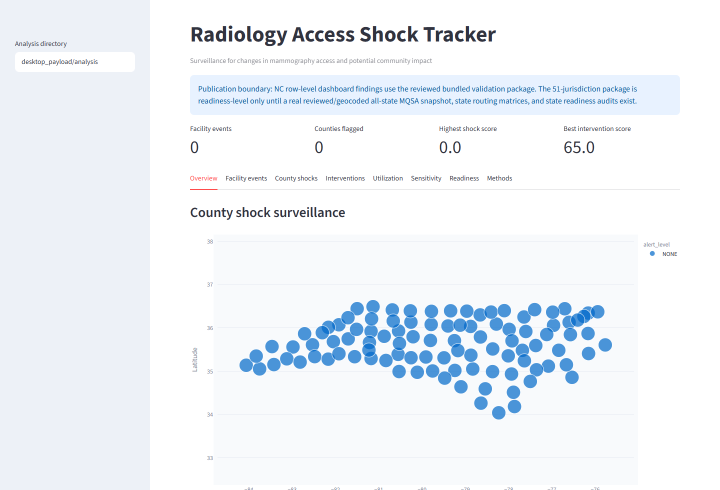
#> input picture docs/assets/github/dashboard-overview.png, 1440 x 980 px (shown at 1/2 size)
$ python build_github_readme_preview.py
#> lines starting #> are read from the running program, lines starting #| are printed output that depends on the picture
"""Build the short README animation from reviewed dashboard screenshots."""

from pathlib import Path

from PIL import Image, ImageDraw, ImageFont, ImageOps

ROOT = Path(__file__).resolve().parents[1]
ASSET_DIR = ROOT / "docs" / "assets" / "github"
OUTPUT_PATH = ASSET_DIR / "dashboard-walkthrough.gif"
FRAME_SIZE = (1200, 675)
FRAME_DURATION_MS = 3000
SCENES = (
    ("dashboard-overview.png", "Overview"),
    ("county-shocks.png", "County shocks"),
    ("interventions.png", "Intervention ranking"),
    ("readiness-audit.png", "Readiness audit"),
)


def _load_font() -> ImageFont.ImageFont | ImageFont.FreeTypeFont:
    return ImageFont.load_default(size=22)


def _captioned_frame(path: Path, caption: str) -> Image.Image:
#> called with caption = 'Overview'
    if not path.is_file():
        raise FileNotFoundError(f"Required reviewed screenshot is missing: {path}")

    with Image.open(path) as source:
#> source is the input picture: PIL image 1440x980 RGB; mean R, G, B 238.1, 243.1, 248.6
        contained = ImageOps.contain(
            source.convert("RGB"), FRAME_SIZE, method=Image.Resampling.LANCZOS
        )

    frame = Image.new("RGB", FRAME_SIZE, (245, 247, 250))
    offset = ((frame.width - contained.width) // 2, (frame.height - contained.height) // 2)
#> offset = (104, 0)
    frame.paste(contained, offset)

    draw = ImageDraw.Draw(frame)
    font = _load_font()
    padding = 12
    left, top, right, bottom = draw.textbbox((0, 0), caption, font=font)
#> left = 0; top = 7; right = 93; bottom = 22
    width = right - left
#> width = 93
    height = bottom - top
#> height = 15
    box = (padding, padding, padding + width + 2 * padding, padding + height + 2 * padding)
#> box = (12, 12, 129, 51)
    draw.rounded_rectangle(box, radius=6, fill=(19, 49, 88))
    draw.text((2 * padding, 2 * padding), caption, font=font, fill=(255, 255, 255))
    return frame


def build_preview() -> Path:
    frames = [_captioned_frame(ASSET_DIR / filename, caption) for filename, caption in SCENES]
#> call 2 of _captioned_frame, with caption = 'County shocks'
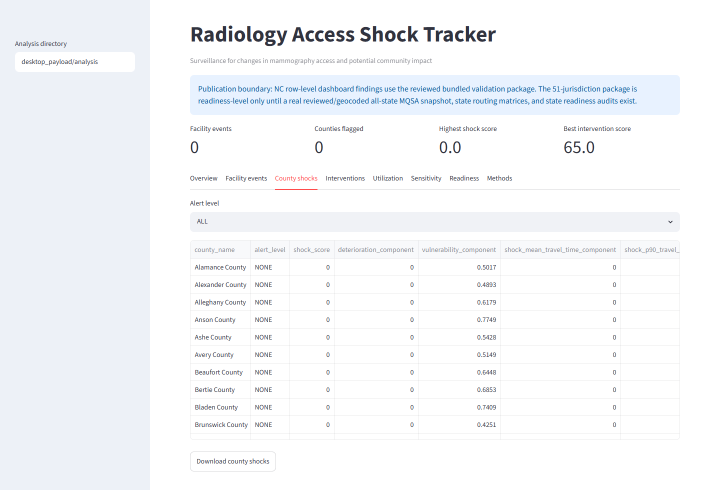
#> input picture docs/assets/github/county-shocks.png, 1440 x 980 px (shown at 1/2 size)
#> in _captioned_frame, source is the input picture: PIL image 1440x980 RGB; mean R, G, B 245.6, 247.3, 249.7
#> in _captioned_frame (call 2), `frame.paste(contained, offset)`:
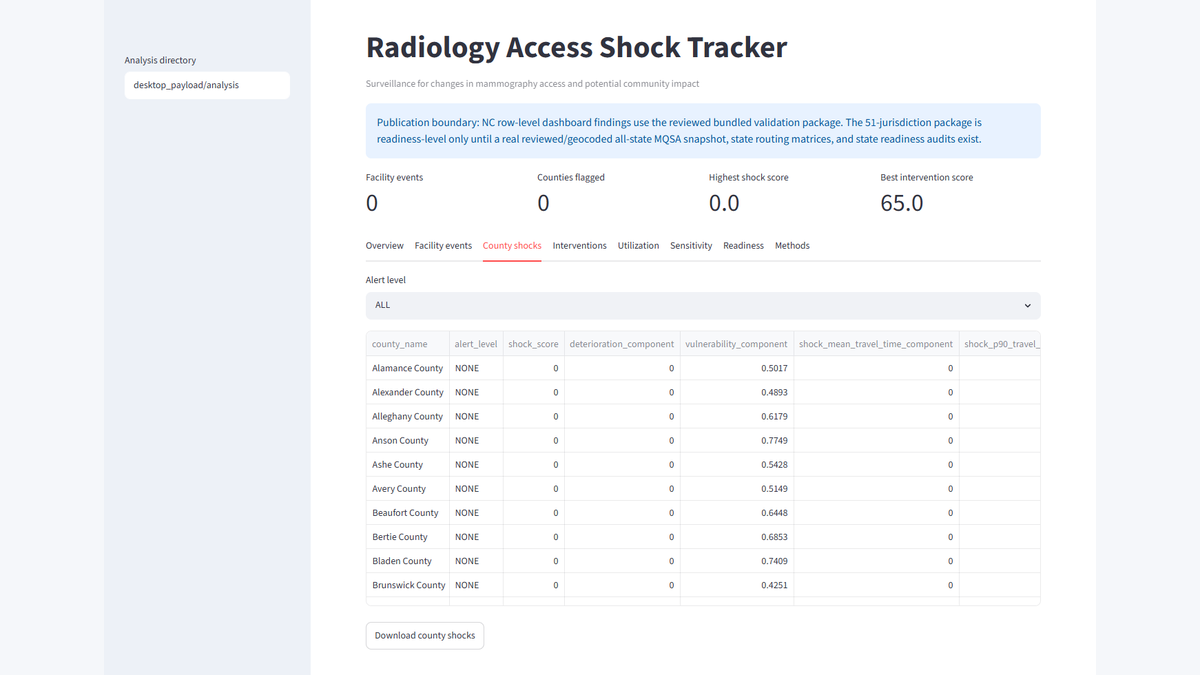
#> frame: PIL image 1200x675 RGB; mean R, G, B 245.4, 247.1, 249.6
#> in _captioned_frame (call 2), `left, top, right, bottom = draw.textbbox((0, 0), caption, font=font)`: top = 6; right = 152; bottom = 26
#> in _captioned_frame (call 2), `width = right - left`: width = 152
#> in _captioned_frame (call 2), `height = bottom - top`: height = 20
#> in _captioned_frame (call 2), `box = (padding, padding, padding + width + 2 * padding, padding + heig..`: box = (12, 12, 188, 56)
#> call 3 of _captioned_frame, with caption = 'Intervention ranking'
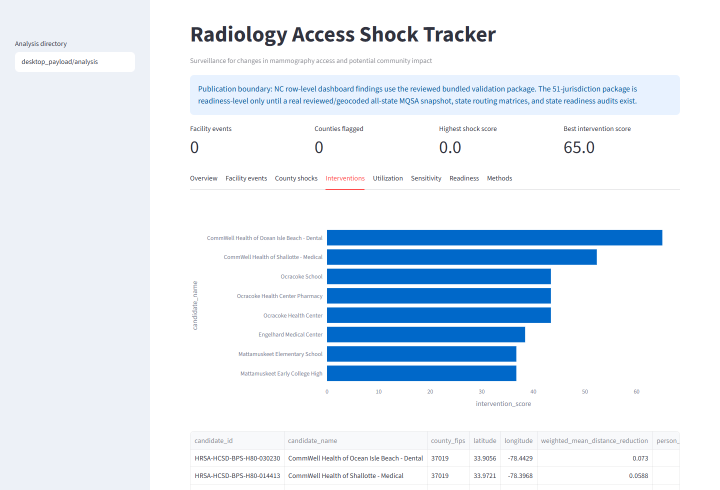
#> input picture docs/assets/github/interventions.png, 1440 x 980 px (shown at 1/2 size)
#> in _captioned_frame, source is the input picture: PIL image 1440x980 RGB; mean R, G, B 225.5, 235.6, 245.8
#> in _captioned_frame (call 3), `frame.paste(contained, offset)`:
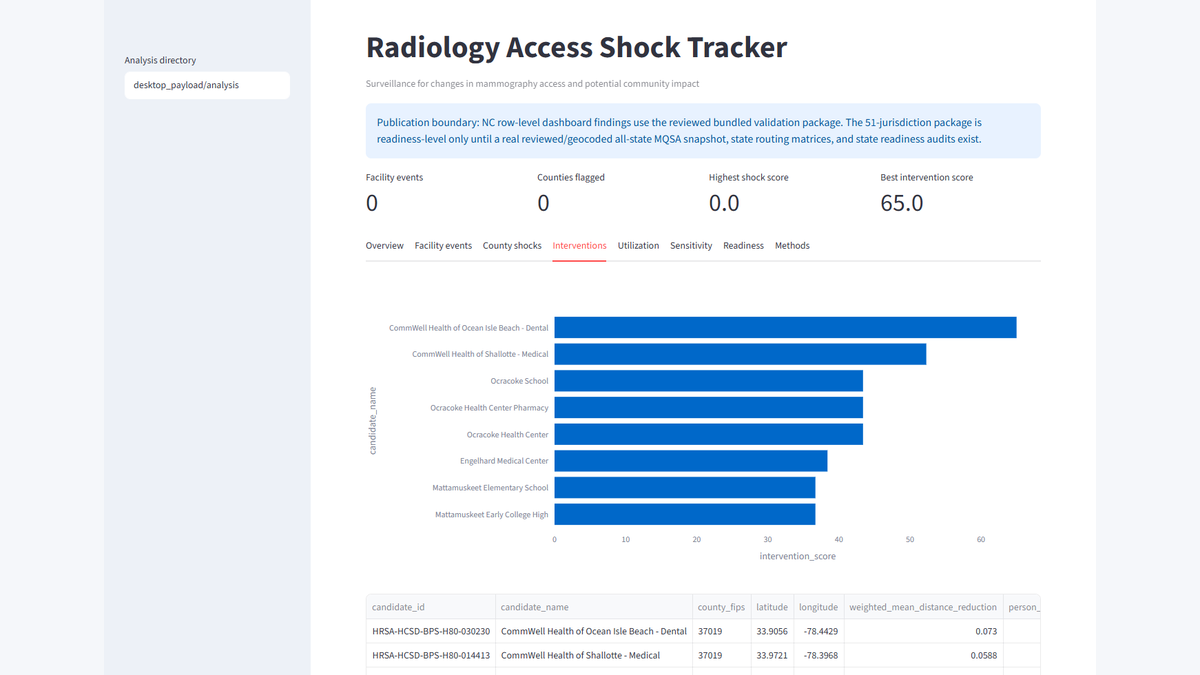
#> frame: PIL image 1200x675 RGB; mean R, G, B 228.7, 237.4, 246.4
#> in _captioned_frame (call 3), `left, top, right, bottom = draw.textbbox((0, 0), caption, font=font)`: right = 210
#> in _captioned_frame (call 3), `box = (padding, padding, padding + width + 2 * padding, padding + heig..`: box = (12, 12, 246, 56)
#> call 4 of _captioned_frame, with caption = 'Readiness audit'
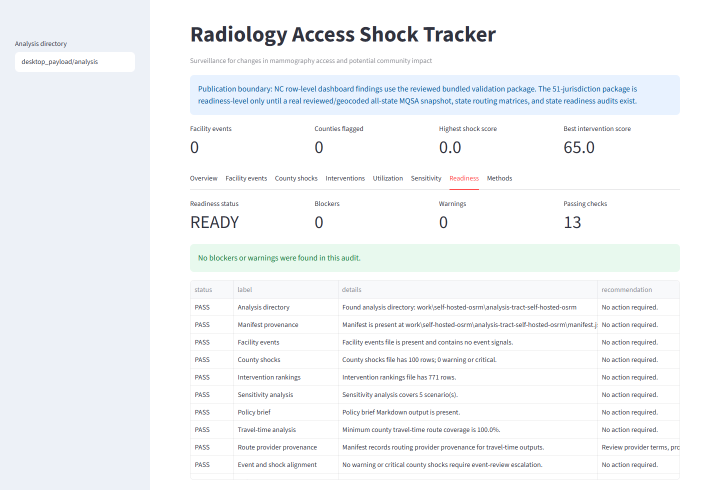
#> input picture docs/assets/github/readiness-audit.png, 1440 x 980 px (shown at 1/2 size)
#> in _captioned_frame, source is the input picture: PIL image 1440x980 RGB; mean R, G, B 243.5, 245.8, 247.8
#> in _captioned_frame (call 4), `frame.paste(contained, offset)`:
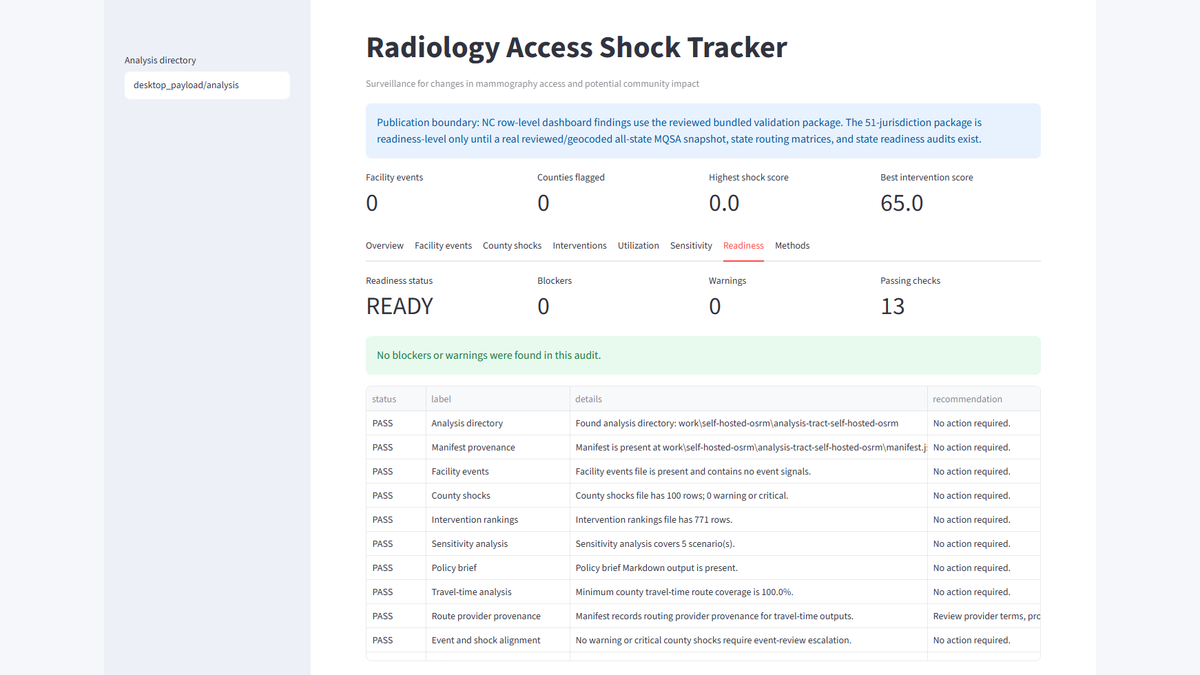
#> frame: PIL image 1200x675 RGB; mean R, G, B 243.5, 245.8, 247.9
#> in _captioned_frame (call 4), `left, top, right, bottom = draw.textbbox((0, 0), caption, font=font)`: right = 160; bottom = 22
#> in _captioned_frame (call 4), `width = right - left`: width = 160
#> in _captioned_frame (call 4), `height = bottom - top`: height = 16
#> in _captioned_frame (call 4), `box = (padding, padding, padding + width + 2 * padding, padding + heig..`: box = (12, 12, 196, 52)
#> frames = 4 items
    frames[0].save(
        OUTPUT_PATH,
        format="GIF",
        save_all=True,
        append_images=frames[1:],
        duration=FRAME_DURATION_MS,
        loop=0,
        optimize=False,
    )
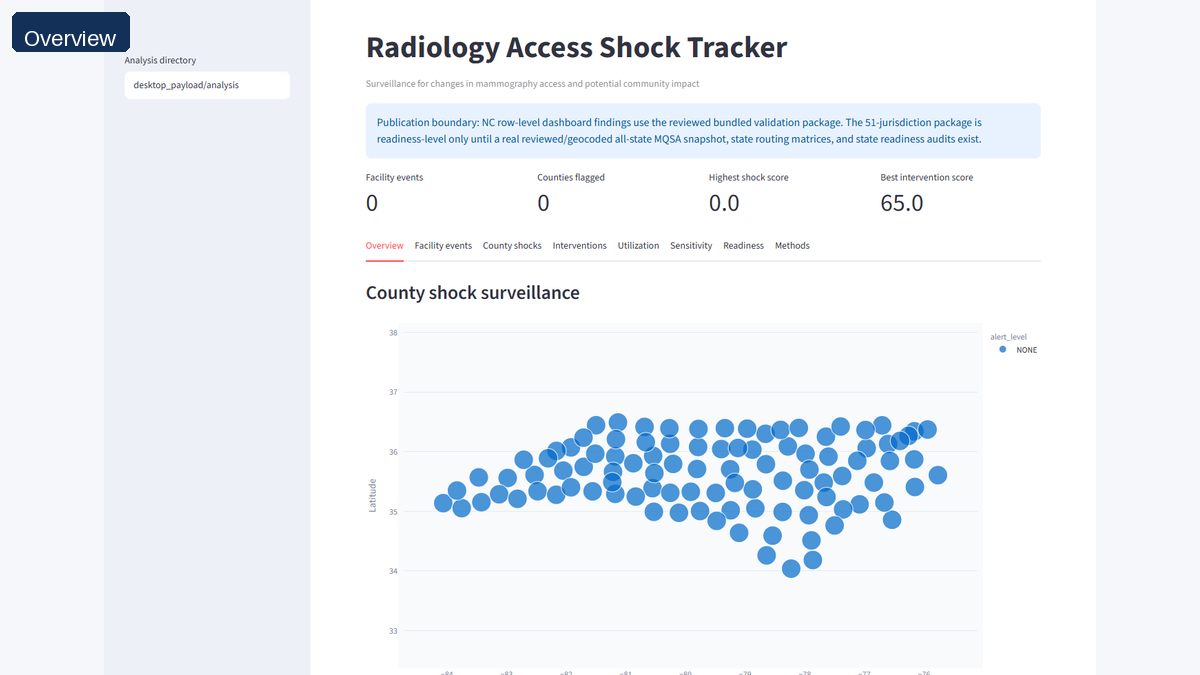
#> saved as dashboard-walkthrough.gif: PIL image 1200x675 RGB; mean R, G, B 238, 242.7, 247.9
    return OUTPUT_PATH


if __name__ == "__main__":
    print(build_preview())
